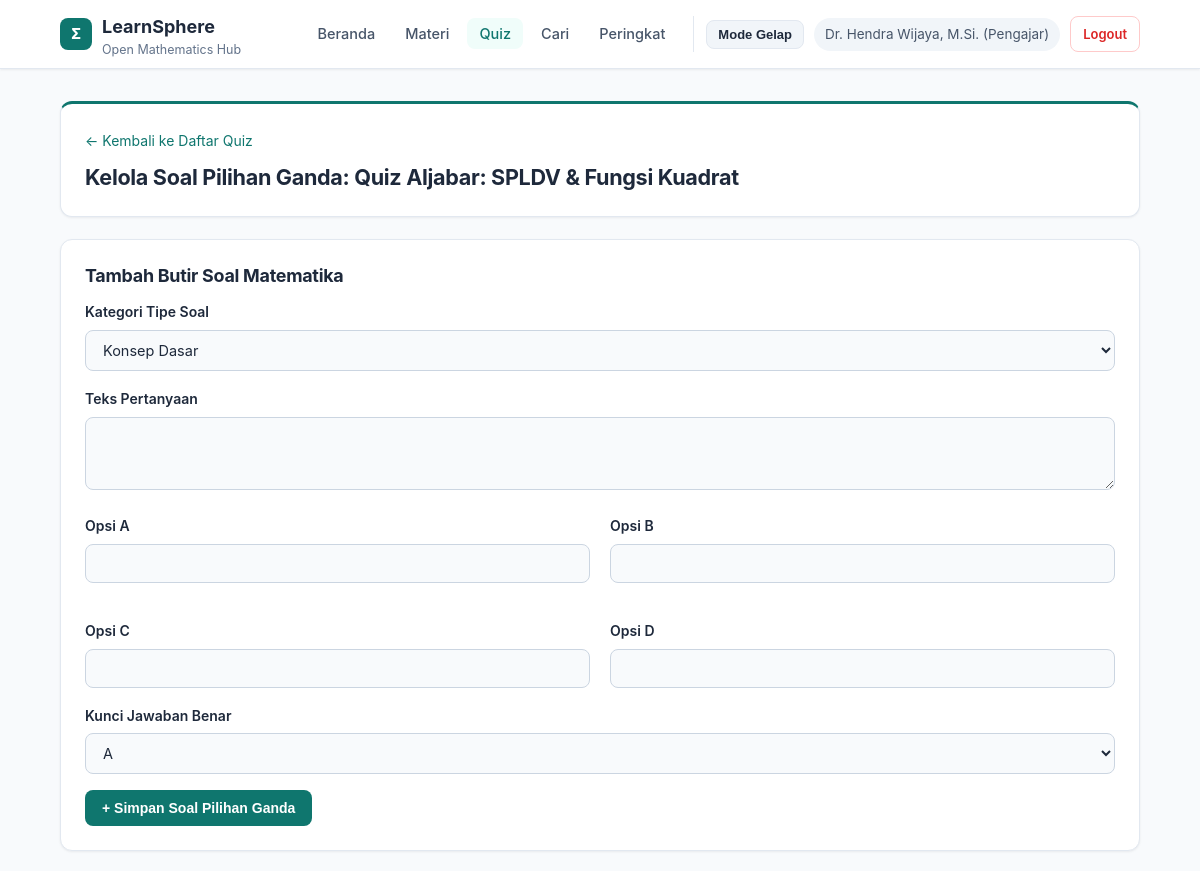
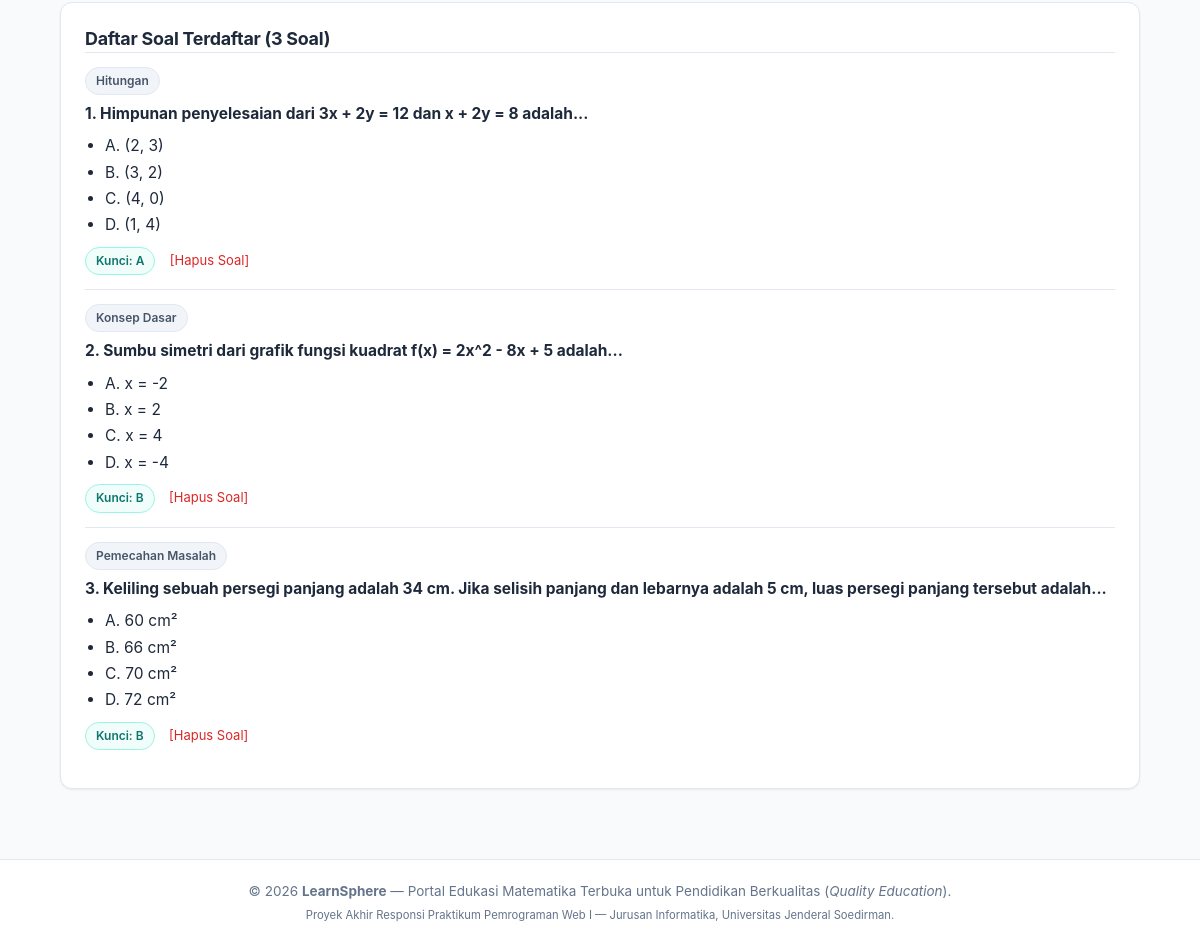
Screenshot of /soal_form.php?quiz_id=1 (signed in) with the database file from the repository (2 pictures, top to bottom).
### tables this page shows
CREATE TABLE quiz (
    id INT(11) AUTO_INCREMENT PRIMARY KEY,
    kategori_id INT(11) NOT NULL,
    materi_id INT(11) NOT NULL,
    user_id INT(11) NOT NULL,
    judul_quiz VARCHAR(150) NOT NULL,
    deskripsi TEXT NOT NULL,
    durasi_menit INT(11) NOT NULL DEFAULT 10,
    created_at TIMESTAMP DEFAULT CURRENT_TIMESTAMP,
    FOREIGN KEY (kategori_id) REFERENCES kategori(id) ON DELETE RESTRICT,
    FOREIGN KEY (materi_id) REFERENCES materi(id) ON DELETE CASCADE,
    FOREIGN KEY (user_id) REFERENCES users(id) ON DELETE CASCADE
);

CREATE TABLE soal_quiz (
    id INT(11) AUTO_INCREMENT PRIMARY KEY,
    quiz_id INT(11) NOT NULL,
    kategori_soal ENUM('Konsep Dasar', 'Hitungan', 'Pemecahan Masalah') NOT NULL DEFAULT 'Hitungan',
    pertanyaan TEXT NOT NULL,
    opsi_a VARCHAR(255) NOT NULL,
    opsi_b VARCHAR(255) NOT NULL,
    opsi_c VARCHAR(255) NOT NULL,
    opsi_d VARCHAR(255) NOT NULL,
    kunci_jawaban ENUM('A', 'B', 'C', 'D') NOT NULL,
    FOREIGN KEY (quiz_id) REFERENCES quiz(id) ON DELETE CASCADE
);

### soal_form.php (the view, shortened to what this page needs)
<?php
require_once 'config/koneksi.php';
$quiz_id = isset($_GET['quiz_id']) ? (int)$_GET['quiz_id'] : 0;
$quiz = mysqli_fetch_assoc(mysqli_query($conn, "SELECT * FROM quiz WHERE id = $quiz_id"));
$soal_list = mysqli_query($conn, "SELECT * FROM soal_quiz WHERE quiz_id = $quiz_id ORDER BY id ASC");
include 'includes/header.php';
?>
<section class="card card-accent">
    <a href="quiz.php" style="font-size:14px;">&larr; Kembali ke Daftar Quiz</a>
    <h2 style="margin-top:8px;">Kelola Soal Pilihan Ganda: <?= htmlspecialchars($quiz['judul_quiz']) ?></h2>
</section>
<section class="card">
    <h3>Tambah Butir Soal Matematika</h3>
    <form method="POST" style="margin-top:12px;">
        <div class="form-group">
            <label for="kategori_soal">Kategori Tipe Soal</label>
            <select id="kategori_soal" name="kategori_soal">
                <option value="Konsep Dasar">Konsep Dasar</option>
            </select>
        </div>
        <div class="form-group">
            <label for="pertanyaan">Teks Pertanyaan</label>
            <textarea id="pertanyaan" name="pertanyaan" rows="3" required></textarea>
        </div>
        <div class="grid-3" style="grid-template-columns: 1fr 1fr;">
            <div class="form-group">
                <label for="opsi_a">Opsi A</label>
                <input type="text" id="opsi_a" name="opsi_a" required>
            </div>
            <div class="form-group">
                <label for="opsi_b">Opsi B</label>
                <input type="text" id="opsi_b" name="opsi_b" required>
            </div>
            <div class="form-group">
                <label for="opsi_c">Opsi C</label>
                <input type="text" id="opsi_c" name="opsi_c" required>
            </div>
            <div class="form-group">
                <label for="opsi_d">Opsi D</label>
                <input type="text" id="opsi_d" name="opsi_d" required>
            </div>
        </div>
        <div class="form-group">
            <label for="kunci_jawaban">Kunci Jawaban Benar</label>
            <select id="kunci_jawaban" name="kunci_jawaban">
                <option value="A">A</option>
            </select>
        </div>
        <button type="submit" class="btn btn-primary">+ Simpan Soal Pilihan Ganda</button>
    </form>
</section>
<section class="card">
    <h3>Daftar Soal Terdaftar (<?= mysqli_num_rows($soal_list) ?> Soal)</h3>
    <?php $no = 1; while ($s = mysqli_fetch_assoc($soal_list)): ?>
        <div style="border-top:1px solid var(--border-color); padding:14px 0;">
            <span class="badge"><?= htmlspecialchars($s['kategori_soal']) ?></span>
            <p style="margin-top:6px;"><b><?= $no++ ?>. <?= htmlspecialchars($s['pertanyaan']) ?></b></p>
            <ul style="margin-left:20px; margin-top:6px;">
                <li>A. <?= htmlspecialchars($s['opsi_a']) ?></li>
                <li>B. <?= htmlspecialchars($s['opsi_b']) ?></li>
                <li>C. <?= htmlspecialchars($s['opsi_c']) ?></li>
                <li>D. <?= htmlspecialchars($s['opsi_d']) ?></li>
            </ul>
            <p style="margin-top:8px;">
                <span class="badge badge-accent">Kunci: <?= $s['kunci_jawaban'] ?></span>
                <a href="soal_form.php?quiz_id=<?= $quiz_id ?>&hapus_soal=<?= $s['id'] ?>" style="color:#dc2626; margin-left:10px; font-size:13px;" onclick="return confirm('Hapus soal ini?')">[Hapus Soal]</a>
            </p>
        </div>
    <?php endwhile; ?>
</section>
<?php include 'includes/footer.php'; ?>

### assets/css/style.css (style rules this page uses)
:root { --bg-page: #f8fafc; --bg-surface: #ffffff; --bg-subtle: #f1f5f9; --border-color: #e2e8f0; --border-strong: #cbd5e1; --text-primary: #1e293b; --text-secondary: #475569; --text-muted: #64748b; --accent: #0f766e; --accent-hover: #115e59; --accent-soft: #f0fdfa; --accent-border: #99f6e4; --success-bg: #ecfdf5; --success-border: #10b981; --success-text: #065f46; --error-bg: #fef2f2; --error-border: #ef4444; --error-text: #991b1b; --warning-bg: #fffbeb; --warning-border: #f59e0b; --shadow-sm: 0 1px 3px rgba(15, 23, 42, 0.04), 0 1px 2px rgba(15, 23, 42, 0.03); --shadow-md: 0 4px 12px rgba(15, 23, 42, 0.06); }
* { box-sizing: border-box; margin: 0; padding: 0; }
body { font-family: 'Inter', -apple-system, BlinkMacSystemFont, 'Segoe UI', Roboto, sans-serif; background-color: var(--bg-page); color: var(--text-primary); line-height: 1.7; font-size: 15.5px; display: flex; flex-direction: column; min-height: 100vh; transition: background-color 0.25s ease, color 0.25s ease; }
h1, h2, h3, h4 { color: var(--text-primary); font-weight: 700; letter-spacing: -0.015em; line-height: 1.35; }
h2 { font-size: 1.35rem; }
h3 { font-size: 1.12rem; }
a { color: var(--accent); text-decoration: none; }
.card { background-color: var(--bg-surface); border: 1px solid var(--border-color); border-radius: 12px; padding: 24px; margin-bottom: 22px; box-shadow: var(--shadow-sm); transition: border-color 0.2s ease, box-shadow 0.2s ease; }
.card-accent { border-top: 3px solid var(--accent); }
.grid-3 { display: grid; grid-template-columns: repeat(auto-fit, minmax(290px, 1fr)); gap: 20px; }
.btn { display: inline-flex; align-items: center; justify-content: center; gap: 6px; padding: 9px 16px; border-radius: 8px; text-decoration: none !important; font-weight: 600; font-size: 14px; cursor: pointer; border: 1px solid transparent; transition: all 0.18s ease; }
.btn-primary { background-color: var(--accent); color: #ffffff !important; }
.form-group { margin-bottom: 16px; }
.form-group label { display: block; font-weight: 600; font-size: 14px; margin-bottom: 6px; color: var(--text-primary); }
input[type="text"], input[type="email"], input[type="password"], input[type="number"], input[type="url"], input[type="file"], select, textarea { width: 100%; padding: 10px 13px; background-color: var(--bg-page); color: var(--text-primary); border: 1px solid var(--border-strong); border-radius: 8px; font-size: 14.5px; font-family: inherit; transition: border-color 0.2s ease, box-shadow 0.2s ease; }
.badge { display: inline-block; padding: 3px 10px; font-size: 12px; font-weight: 600; border-radius: 20px; background-color: var(--bg-subtle); color: var(--text-secondary); border: 1px solid var(--border-color); }
.badge-accent { background-color: var(--accent-soft); color: var(--accent); border-color: var(--accent-border); }

### rows the page displays
quiz: judul_quiz "Quiz Aljabar: SPLDV & Fungsi Kuadrat"
soal_quiz: kategori_soal "Hitungan", pertanyaan "Himpunan penyelesaian dari 3x + 2y = 12 dan x + 2y = 8 adalah...", opsi_a "(2, 3)", opsi_b "(3, 2)", opsi_c "(4, 0)", opsi_d "(1, 4)", kunci_jawaban "A"
soal_quiz: kategori_soal "Konsep Dasar", pertanyaan "Sumbu simetri dari grafik fungsi kuadrat f(x) = 2x^2 - 8x + 5 adalah...", opsi_a "x = -2", opsi_b "x = 2", opsi_c "x = 4", opsi_d "x = -4", kunci_jawaban "B"
soal_quiz: kategori_soal "Pemecahan Masalah", pertanyaan "Keliling sebuah persegi panjang adalah 34 cm. Jika selisih panjang dan lebarnya adalah 5 cm, luas persegi panjang tersebut adalah...", opsi_a "60 cm²", opsi_b "66 cm²", opsi_c "70 cm²", opsi_d "72 cm²", kunci_jawaban "B"

### other values shown
$_SESSION['nama_lengkap'] "Dr. Hendra Wijaya, M.Si."
$_SESSION['role'] "Pengajar"
mysqli_num_rows($soal_list) "3"
